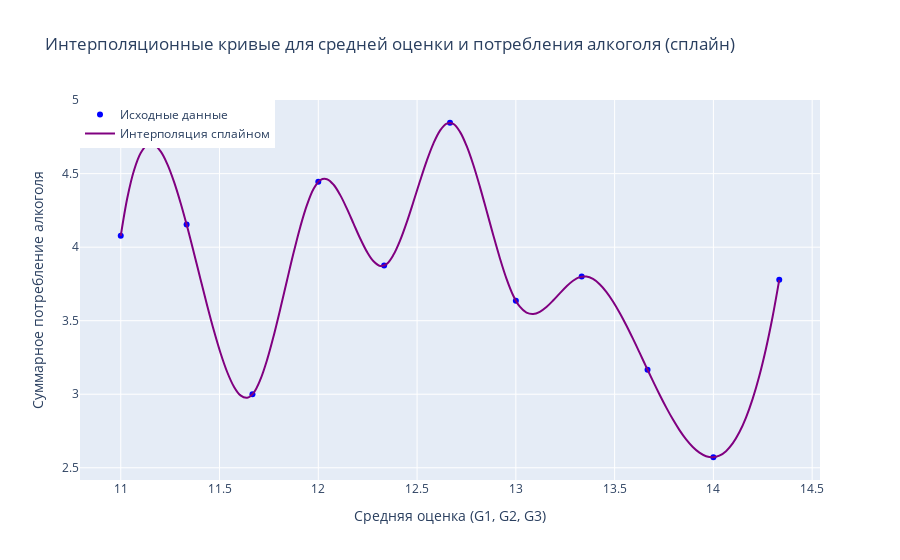

Notebook code cell kept with this figure:
### Code cell
# Выбираем данные для интерполяции
x = df_grouped['average_grade'][29:40].to_numpy()
y = df_grouped['total_alcohol_consumption'][29:40].to_numpy()

# Создаем точки для интерполяции
x_interp = np.linspace(min(x), max(x), 100)

# Интерполяция кубическим сплайном
spline = CubicSpline(x, y)
y_interp_spline = spline(x_interp)

# Создаем графики Plotly
trace_original = go.Scatter(
    x=x,
    y=y,
    mode='markers',
    name='Исходные данные',
    marker=dict(color='blue', symbol='circle'),
)

trace_interpolated_spline = go.Scatter(
    x=x_interp,
    y=y_interp_spline,
    mode='lines',
    name='Интерполяция сплайном',
    line=dict(color='purple', shape='spline', width=2),
)

layout = go.Layout(
    title='Интерполяционные кривые для средней оценки и потребления алкоголя (сплайн)',
    xaxis=dict(title='Средняя оценка (G1, G2, G3)'),
    yaxis=dict(title='Суммарное потребление алкоголя'),
    legend=dict(x=0, y=1),
)

fig = go.Figure(data=[trace_original, trace_interpolated_spline], layout=layout)
fig.show()

### Figure 1 — Plotly figure (JSON) as saved in the notebook; plotly's stock layout.template omitted (floating-point values rounded to 4 significant figures)
{"data": [{"marker": {"color": "blue", "symbol": "circle"}, "mode": "markers", "name": "Исходные данные", "type": "scatter", "x": [11, 11.33, 11.67, 12, 12.33, 12.67, 13, 13.33, 13.67, 14, 14.33], "y": [4.077, 4.154, 3, 4.444, 3.875, 4.846, 3.636, 3.8, 3.167, 2.571, 3.778]}, {"line": {"color": "purple", "shape": "spline", "width": 2}, "mode": "lines", "name": "Интерполяция сплайном", "type": "scatter", "x": [11, 11.03, 11.07, 11.1, 11.13, 11.17, 11.2, 11.24, 11.27, 11.3, 11.34, 11.37, 11.4, 11.44, 11.47, 11.51, 11.54, 11.57, 11.61, 11.64, 11.67, 11.71, 11.74, 11.77, 11.81, 11.84, 11.88, 11.91, 11.94, 11.98, 12.01, 12.04, 12.08, 12.11, 12.14, 12.18, 12.21, 12.25, 12.28, 12.31, 12.35, 12.38, 12.41, 12.45, 12.48, 12.52, 12.55, 12.58, 12.62, 12.65, 12.68, 12.72, 12.75, 12.78, 12.82, 12.85, 12.89, 12.92, 12.95, 12.99, 13.02, 13.05, 13.09, 13.12, 13.15, 13.19, 13.22, 13.26, 13.29, 13.32, 13.36, 13.39, 13.42, 13.46, 13.49, 13.53, 13.56, 13.59, 13.63, 13.66, 13.69, 13.73, 13.76, 13.79, 13.83, 13.86, 13.9, 13.93, 13.96, 14.0, 14.03, 14.06, 14.1, 14.13, 14.16, 14.2, 14.23, 14.27, 14.3, 14.33], "y": [4.077, 4.338, 4.523, 4.64, 4.696, 4.697, 4.651, 4.565, 4.446, 4.301, 4.137, 3.961, 3.78, 3.602, 3.433, 3.28, 3.151, 3.053, 2.992, 2.976, 3.012, 3.101, 3.234, 3.398, 3.583, 3.775, 3.965, 4.14, 4.287, 4.397, 4.456, 4.462, 4.424, 4.354, 4.262, 4.16, 4.059, 3.97, 3.904, 3.873, 3.887, 3.948, 4.046, 4.17, 4.309, 4.451, 4.587, 4.704, 4.793, 4.841, 4.838, 4.784, 4.688, 4.56, 4.41, 4.248, 4.083, 3.925, 3.785, 3.672, 3.595, 3.555, 3.546, 3.561, 3.593, 3.637, 3.686, 3.733, 3.772, 3.796, 3.801, 3.784, 3.748, 3.696, 3.631, 3.555, 3.469, 3.378, 3.282, 3.186, 3.091, 2.998, 2.911, 2.829, 2.756, 2.693, 2.641, 2.602, 2.579, 2.571, 2.582, 2.613, 2.665, 2.741, 2.842, 2.969, 3.124, 3.31, 3.527, 3.778]}], "layout": {"legend": {"x": 0, "y": 1}, "title": {"text": "Интерполяционные кривые для средней оценки и потребления алкоголя (сплайн)"}, "xaxis": {"title": {"text": "Средняя оценка (G1, G2, G3)"}}, "yaxis": {"title": {"text": "Суммарное потребление алкоголя"}}}}
